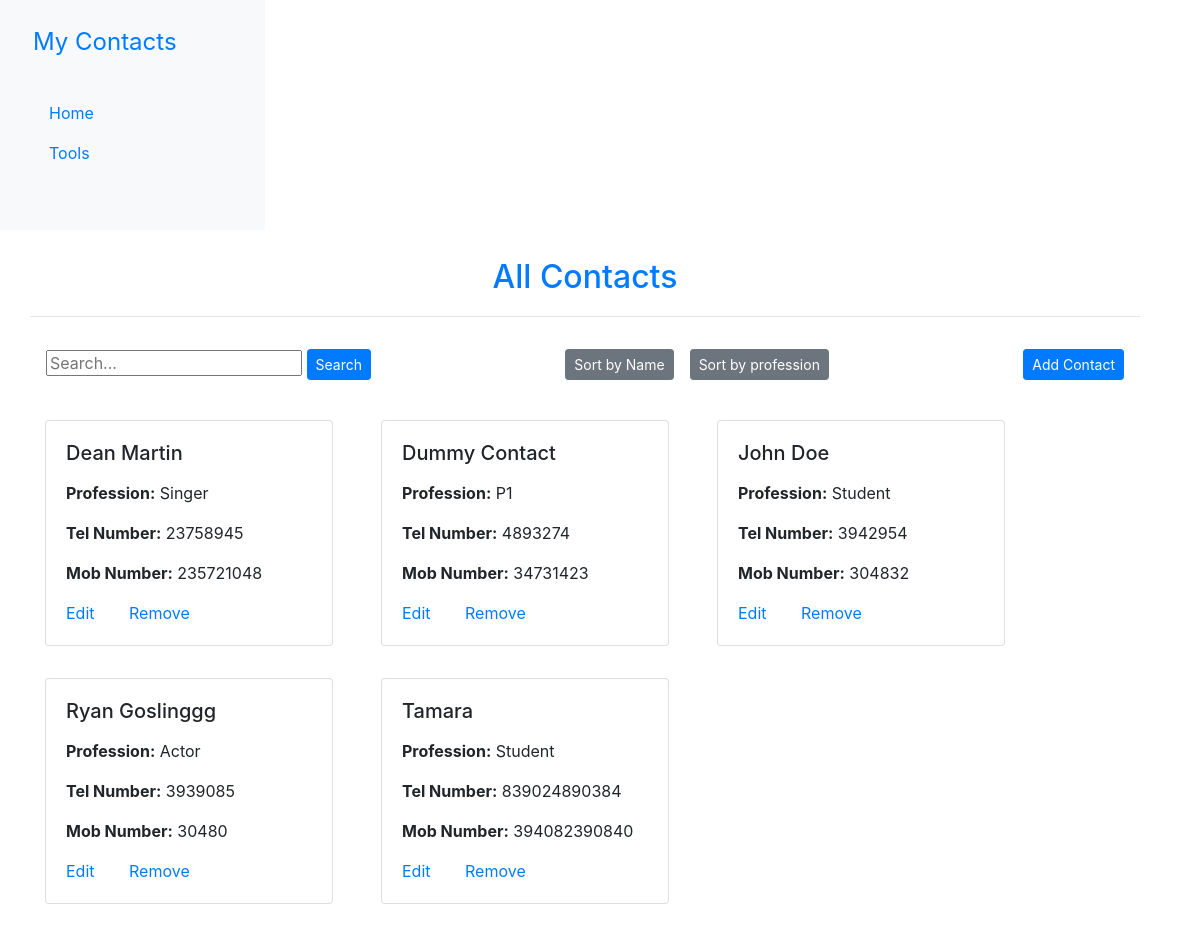
The page /sort/name/ on the database its author committed.
### main/models.py (models this page shows, shortened)
class Contact(models.Model):
    name = models.CharField(max_length=100)
    profession = models.CharField(max_length=100)
    telephonNumber = models.CharField(max_length=100)
    mobileNumber = models.CharField(max_length=100)

### main/views.py (the view)
# urls.py: path("sort/<str:key>/", views.sortContacts, name="sortContacts")
def sortContacts(request, key):
  contacts = Contact.objects.all().order_by(key)
  context = {
    "contacts": contacts
  }
  return render(request, "contactList.html", context)

### main/templates/contactList.html (shortened to what this page needs)
{% extends 'base.html' %}
{% block content %}
    <h2 class="text-center p-1 text-primary">All Contacts</h2>
    <hr/>
    <div class="d-flex p-3 pb-4 align-items-center">
        <form action="{% url 'searchContacts' %}" method="get">
            <input class="h-100" type="text" name="search" placeholder="Search..." value="">
            <input class="btn btn-sm btn-primary" type="submit" value="Search">
        </form>
        <a class="ml-auto mr-3 btn btn-sm btn-secondary" href="{% url 'sortContacts' 'name' %}">Sort by Name</a>
        <a class="btn btn-sm btn-secondary" href="{% url 'sortContacts' 'profession' %}">Sort by profession</a>
        <div class="ml-auto">
            <a href="{% url 'createContact' %}"><button type="button" class="btn btn-sm btn-primary">Add Contact</button></a>
        </div>
    </div>
    <div class="container pb-5 d-flex flex-wrap">
        {% for contact in contacts %}
        <div class="card mt-3 mb-3 mr-5" style="width: 18rem;">
        <div class="card-body">
            <h5 class="card-title mb-3">{{ contact.name }}</h5>
            <p class="card-text"><span class="font-weight-bold">Profession:</span> {{ contact.profession }}</p>
            <p class="card-text"><span class="font-weight-bold">Tel Number:</span> {{ contact.telephonNumber }}</p>
            <p class="card-text"><span class="font-weight-bold">Mob Number:</span> {{ contact.mobileNumber }}</p>
            <a style="margin-right: 30px;" href="{% url 'editContact' contact.pk%}">Edit</a>
            <a style="margin-right: 30px;" href="{% url 'deleteContact' contact.pk%}">Remove</a>
        </div>
        </div>
        {% endfor %}
    </div>
{% endblock content %}

### rows shown on the page
Contact: name "Dean Martin", profession "Singer", telephonNumber "23758945", mobileNumber "235721048"
Contact: name "Dummy Contact", profession "P1", telephonNumber "4893274", mobileNumber "34731423"
Contact: name "John Doe", profession "Student", telephonNumber "3942954", mobileNumber "304832"
Contact: name "Ryan Goslinggg", profession "Actor", telephonNumber "3939085", mobileNumber "30480"
Contact: name "Tamara", profession "Student", telephonNumber "839024890384", mobileNumber "394082390840"
